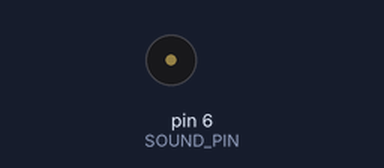
Bench run of a sketch on a simulated Arduino Uno, built with avr-gcc and run on an emulated ATmega328P. Parts: buzzer (waves = sounding).

Above: at 0.5 s.
At 4.2 s:
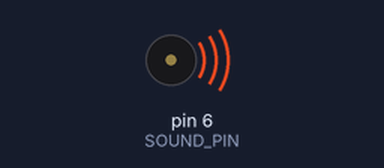
Timing chart, 0 to 6.8 s (numbered marks = the images above):
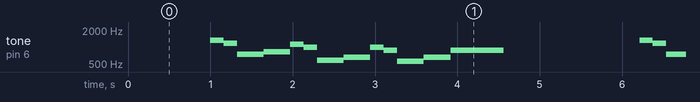

The sketch:

ClassicNokia.ino
```cpp
/*

  ClassicNokia
  Just a quick transcription of the classic Nokia 3310 ringtone for Arduino.

  For info and circuit diagrams see https://github.com/tardate/LittleArduinoProjects/tree/main/playground/ClassicNokia

 */

#include "pitches.h"

// pin that the sound output is connected to
const int SOUND_PIN = 6;

// melody definition
// BPM followed by series of note definitions.
// Note definition as paired values: pitch, duration.
// Durations indicated as 4 = quarter note, 8 = eighth note, etc
int melody[] = {
  // beats per minute
  185,
  // note definitions as values: pitch, duration.
  NOTE_E6  , 8,
  NOTE_D6  , 8,
  NOTE_FS5 , 4,
  NOTE_GS5 , 4,

  NOTE_CS6 , 8,
  NOTE_B5  , 8,
  NOTE_D5  , 4,
  NOTE_E5  , 4,

  NOTE_B5  , 8,
  NOTE_A5  , 8,
  NOTE_CS5 , 4,
  NOTE_E5  , 4,

  NOTE_A5  , 2,
  NOTE_REST, 2
};

void setup() {
  // nothing to do!
}

void loop() {
  delay(1000);  // wait before playing/repeating
  playMelody();
}


void playMelody() {
  int noteCount = sizeof(melody) / sizeof(int) - 1;
  int bpm = melody[0];

  // iterate over the notes of the melody:
  for (int noteIndex = 0; noteIndex < noteCount; noteIndex+=2) {

    // calculate the note duration based on BPM
    int noteDuration = 60000 * 4.0 / bpm / melody[noteIndex + 2];
    tone(SOUND_PIN, melody[noteIndex+1], noteDuration);

    // play with staccato ~ half beat
    delay(noteDuration);
    noTone(SOUND_PIN);
    // delay(noteDuration / 2);

  }
}
```

pitches.h
```cpp
/*************************************************
 * Public Constants
 *************************************************/

#define NOTE_REST 0

#define NOTE_B0  31
#define NOTE_C1  33
#define NOTE_CS1 35
#define NOTE_D1  37
#define NOTE_DS1 39
#define NOTE_E1  41
#define NOTE_F1  44
#define NOTE_FS1 46
#define NOTE_G1  49
#define NOTE_GS1 52
#define NOTE_A1  55
#define NOTE_AS1 58
#define NOTE_B1  62
#define NOTE_C2  65
#define NOTE_CS2 69
#define NOTE_D2  73
#define NOTE_DS2 78
#define NOTE_E2  82
#define NOTE_F2  87
#define NOTE_FS2 93
#define NOTE_G2  98
#define NOTE_GS2 104
#define NOTE_A2  110
#define NOTE_AS2 117
#define NOTE_B2  123
#define NOTE_C3  131
#define NOTE_CS3 139
#define NOTE_D3  147
#define NOTE_DS3 156
#define NOTE_E3  165
#define NOTE_F3  175
#define NOTE_FS3 185
#define NOTE_G3  196
#define NOTE_GS3 208
#define NOTE_A3  220
#define NOTE_AS3 233
#define NOTE_B3  247
#define NOTE_C4  262
#define NOTE_CS4 277
#define NOTE_D4  294
#define NOTE_DS4 311
#define NOTE_E4  330
#define NOTE_F4  349
#define NOTE_FS4 370
#define NOTE_G4  392
#define NOTE_GS4 415
#define NOTE_A4  440
#define NOTE_AS4 466
#define NOTE_B4  494
#define NOTE_C5  523
#define NOTE_CS5 554
#define NOTE_D5  587
#define NOTE_DS5 622
#define NOTE_E5  659
#define NOTE_F5  698
#define NOTE_FS5 740
#define NOTE_G5  784
#define NOTE_GS5 831
#define NOTE_A5  880
#define NOTE_AS5 932
#define NOTE_B5  988
#define NOTE_C6  1047
#define NOTE_CS6 1109
#define NOTE_D6  1175
#define NOTE_DS6 1245
#define NOTE_E6  1319
#define NOTE_F6  1397
#define NOTE_FS6 1480
#define NOTE_G6  1568
#define NOTE_GS6 1661
#define NOTE_A6  1760
#define NOTE_AS6 1865
#define NOTE_B6  1976
#define NOTE_C7  2093
#define NOTE_CS7 2217
#define NOTE_D7  2349
#define NOTE_DS7 2489
#define NOTE_E7  2637
#define NOTE_F7  2794
#define NOTE_FS7 2960
#define NOTE_G7  3136
#define NOTE_GS7 3322
#define NOTE_A7  3520
#define NOTE_AS7 3729
#define NOTE_B7  3951
#define NOTE_C8  4186
#define NOTE_CS8 4435
#define NOTE_D8  4699
#define NOTE_DS8 4978
```

Measured:
- by itself, tone on pin 6 (SOUND_PIN): repeats every 5.2 s: 1175 Hz 0.16 s, 740 Hz 0.32 s, 831 Hz 0.32 s, 1109 Hz 0.16 s, 988 Hz 0.16 s, 587 Hz 0.32 s, 659 Hz 0.32 s, 988 Hz 0.16 s, 880 Hz 0.16 s, 554 Hz 0.32 s, 659 Hz 0.32 s, 880 Hz 0.65 s, silent 1.6 s, 1319 Hz 0.16 s
